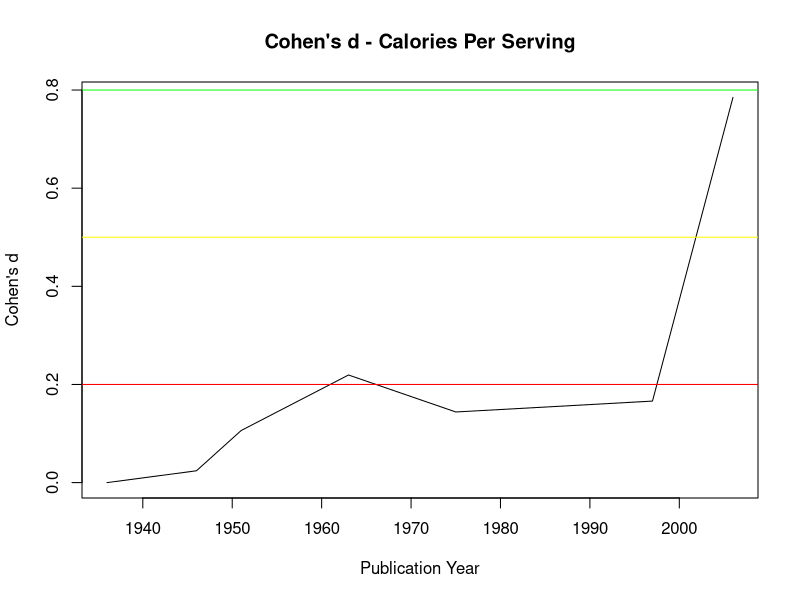
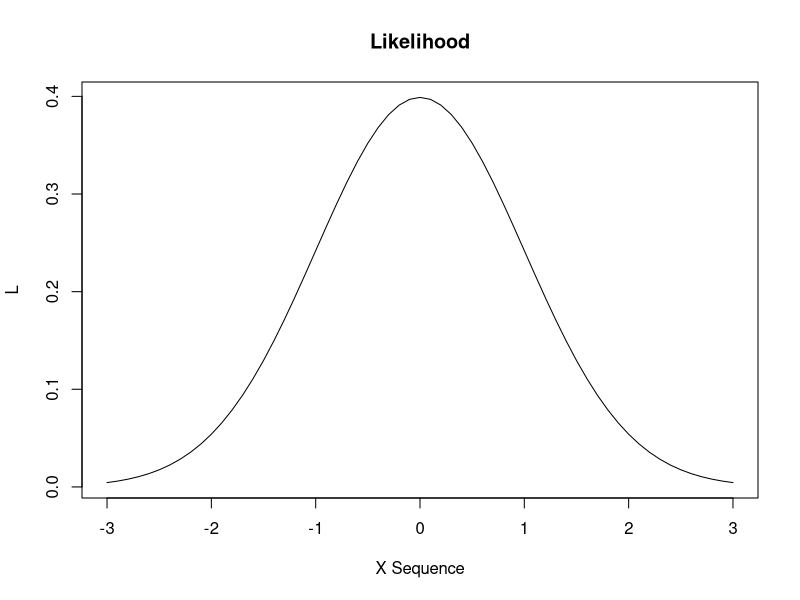
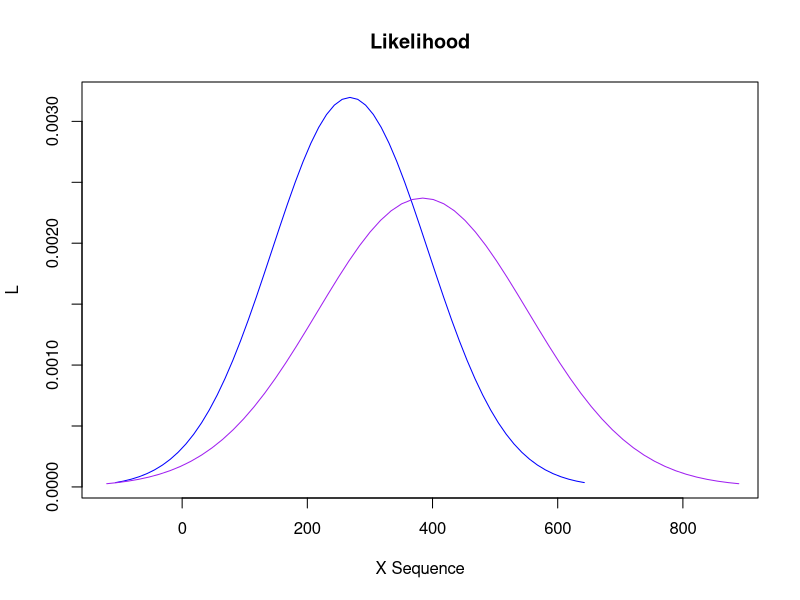
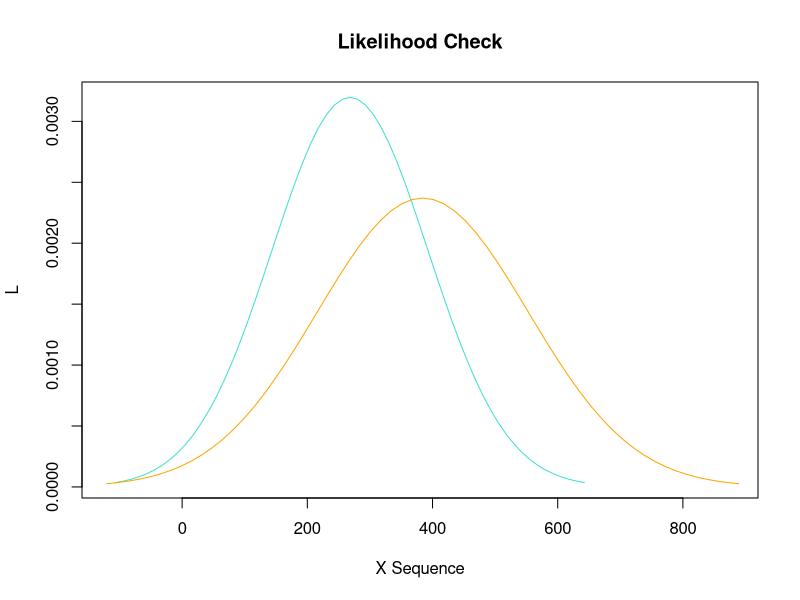
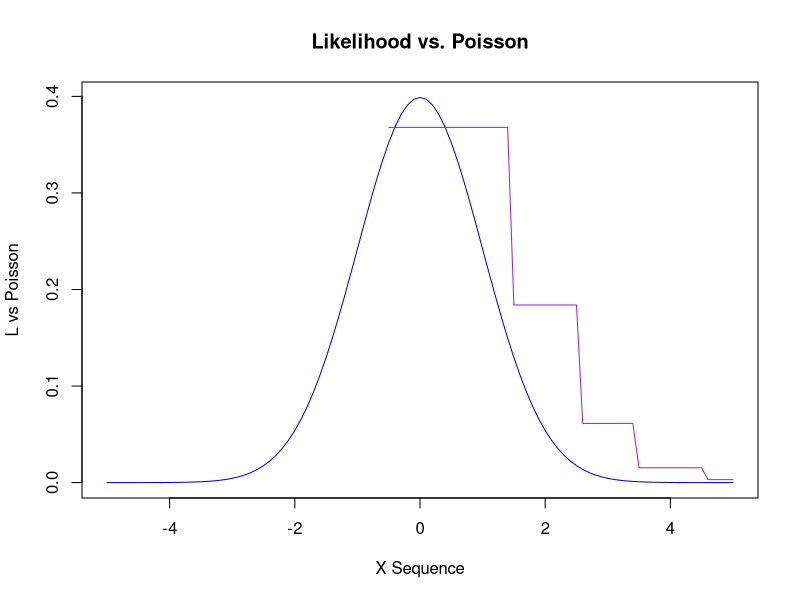
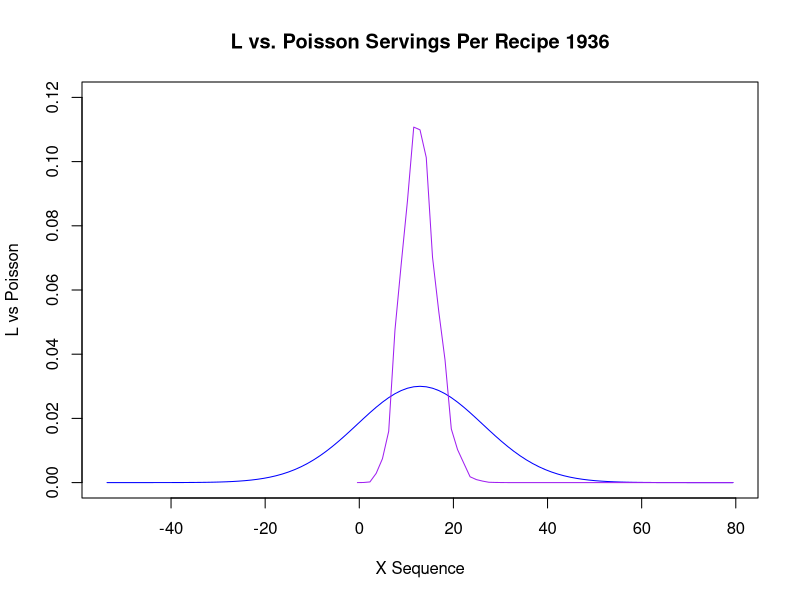
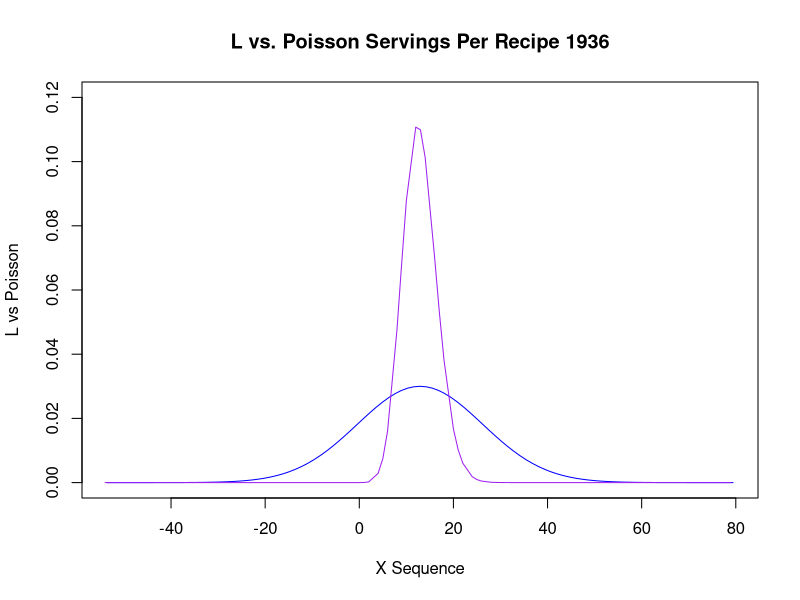

R code for these plots, in order:
## ---- chunk 1
options(digits=12)
## ---- chunk 2
CaloriesPerServingMean <- c(268.1, 271.1, 280.9, 294.7, 285.6, 288.6, 384.4)
CaloriesPerServingSD <- c(124.8, 124.2, 116.2, 117.7, 118.3, 122.0, 168.3)
Year <- c(1936, 1946, 1951, 1963, 1975, 1997, 2006)
## ---- chunk 3
m_1 <- CaloriesPerServingMean
m_2 <- CaloriesPerServingMean[1]
s_1 <- CaloriesPerServingSD
s_2 <- CaloriesPerServingSD[1]

cohen.d <- function(m_1,m_2,s_1,s_2) {
  s.pooled <- sqrt((s_1^2 + s_2^2)/2)
  return(abs(m_1-m_2)/s.pooled)
}
cd <- cohen.d(m_1,m_2,s_1,s_2)
cd

plot(Year, cd, main="Cohen's d - Calories Per Serving", type="l",
     ylab = "Cohen's d", xlab = 'Publication Year')
abline(a = 0.2,b = 0, col = 'red')
abline(a = 0.5, b = 0, col = 'yellow')
abline(a = 0.8, b = 0, col = 'green')
## ---- chunk 4
CV <- matrix(seq(8,28,by=4),nrow=5, ncol=6, byrow=TRUE)
Diff <- matrix(seq(5,25,by=5),nrow=5,ncol=6)

print(CV)
print(Diff)
## ---- chunk 5
required.replicates <- function(cv,dif,alpha = 0.05, beta = 0.20) {
  z_alpha <- qnorm(1-alpha/2)
  z_beta <- qnorm(1-beta)
  return(ceiling(2*((cv/dif)^2)*((z_alpha + z_beta)^2)))
}
rrep <- required.replicates(CV,Diff)
rrep
  
## ---- chunk 6
delta <- (Diff)/(CV)
rule.thumb <- function(delta){
  return(ceiling(16/(delta^2)))
}
RoT <- rule.thumb(delta)
print('Rule of Thumb')
RoT
print('Variance of Required Replicates vs. Rule of Thumb')
check <- rrep - RoT
check
## ---- chunk 7
x_1 <- seq(-3,3,by=.1)
norm.pdf <- function(x,mu=0,sig=1) {
  return((1/(sig*sqrt(2.0*pi)))*exp(1)^(-1*(((x-mu)^2)/(2*sig^2))))
}
L <- norm.pdf(x_1)
plot(x_1,L, main="Likelihood", type="l",
     ylab = "L", xlab = 'X Sequence')
## ---- chunk 8
m_1936 <- 268.1
s_1936 <- 124.8
m_2006 <- 384.4
s_2006 <- 168.3
x_2 <- m_1936 + x_1 * s_1936
x_3 <- m_2006 + x_1 * s_2006
L_1936 <-  norm.pdf(x_2,m_1936,s_1936)
L_2006 <-  norm.pdf(x_3,m_2006,s_2006)
plot(x_2,L_1936, main="Likelihood", type="l",
     ylab = "L", xlab = 'X Sequence',col='blue',xlim=c(-120,880))
lines(x_3,L_2006,col='purple')
## ---- chunk 9
L_1936_check <-  dnorm(x_2,m_1936,s_1936)
L_2006_check <-  dnorm(x_3,m_2006,s_2006)
plot(x_2,L_1936_check, main="Likelihood Check", type="l",
     ylab = "L", xlab = 'X Sequence',col='turquoise',xlim=c(-120,880))
lines(x_3,L_2006_check,col='orange')
## ---- chunk 10

## ---- chunk 11

## ---- chunk 12
x <- CaloriesPerServingMean
s <- CaloriesPerServingSD
x_bar <- mean(CaloriesPerServingMean)
n <- 18
k <- length(CaloriesPerServingMean)
N <- k*n
SSA <- n*((x-x_bar)^2)
MSB <- sum(SSA)/(k-1)
SSW <- (n-1)*(s^2)
MSW <- sum(SSW)/(N-k)
cat('MSB =',MSB,'and MSW =',MSW)
## ---- chunk 13
F.ratio <- MSB/MSW
p <- 1- pf(F.ratio,k-1,N-k)
cat('F ratio =',F.ratio,'and p value =',p)
## ---- chunk 14
x_a <- seq(-5,5,by=0.1)
L <- norm.pdf(x_a)

pois.pmf <- function(x,lambda) {
  x <- round(x,0)
  return (exp(-lambda)*(1/factorial(x))*exp(x*log(lambda)))
}
p <- pois.pmf(x_a,1)
plot(x_a,L, main="Likelihood vs. Poisson", type="l",
     ylab = "L vs Poisson", xlab = 'X Sequence',col='blue')
lines(x_a,p,col='purple')


## ---- chunk 15
ServingsPerRecipeSD = c(13.3, 13.3, 14.5, 14.6, 14.3, 14.3, 13.0)
ServingsPerRecipeMean = c(12.9, 12.9, 13.0, 12.7, 12.4, 12.4, 12.7)
m_1936 <- ServingsPerRecipeMean[1]
s_1936 <- ServingsPerRecipeSD[1]
x_b <- m_1936+x_a*s_1936
L_1936 <- norm.pdf(x_b,m_1936,s_1936)
p_1936 <- pois.pmf(x_b,m_1936)

plot(x_b,L_1936, main="L vs. Poisson Servings Per Recipe 1936", type="l",
     ylab = "L vs Poisson", xlab = 'X Sequence',col='blue',ylim = c(0,.12))
lines(x_b,p_1936,col='purple')

cat('The length of x_a = ',length(x_a),'and the length of x_b =',length(x_b))
## ---- chunk 16
norm_check <- dnorm(x_b,m_1936,s_1936)
x_b_adj <- round(m_1936+x_a*s_1936,0)
pois_check <-dpois(x_b_adj,m_1936)
plot(x_b,norm_check, main="L vs. Poisson Servings Per Recipe 1936", type="l",
     ylab = "L vs Poisson", xlab = 'X Sequence',col='blue',ylim = c(0,.12))
lines(x_b_adj,pois_check,col='purple')
